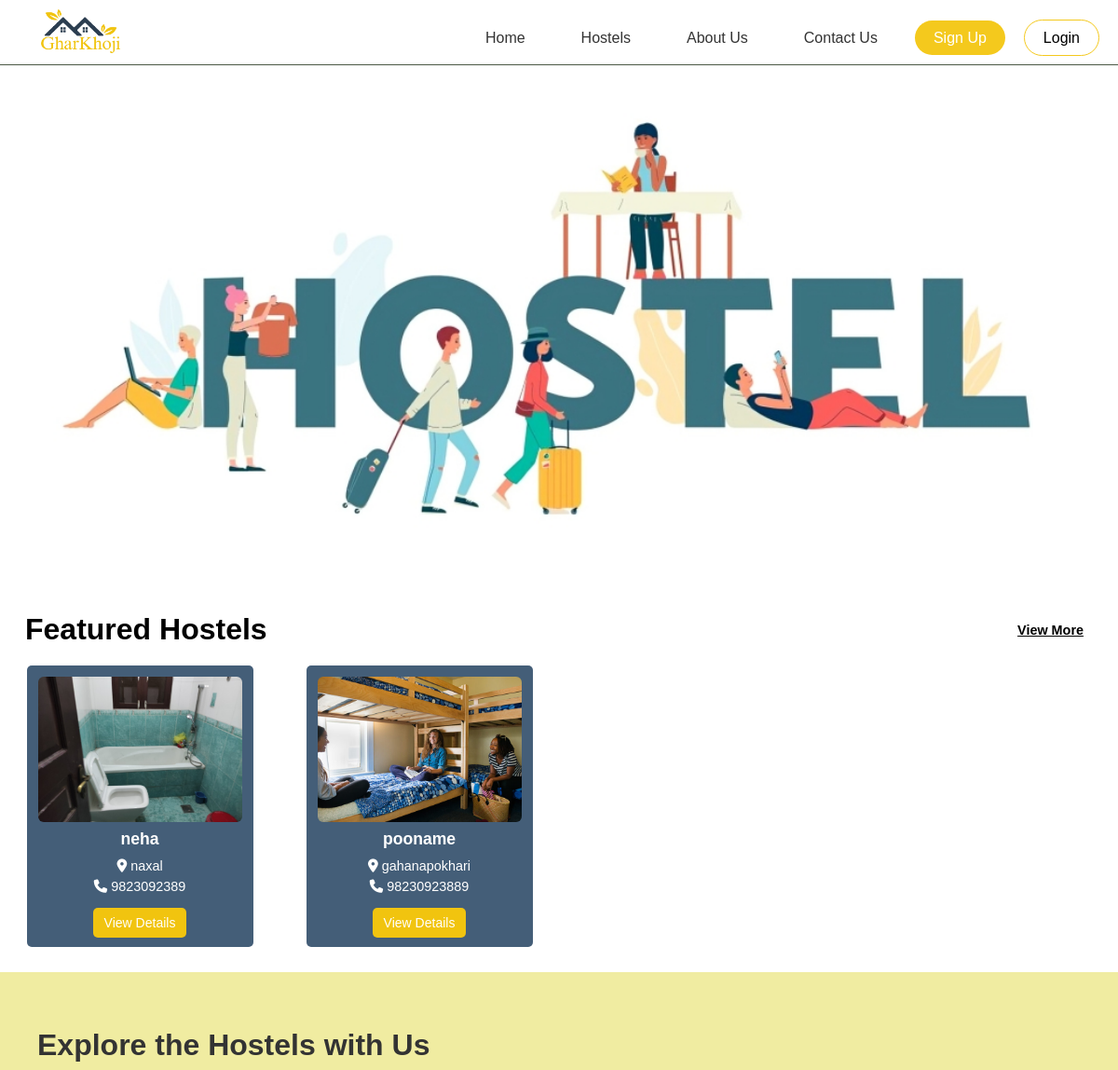
The app's page / (upper part), older data.
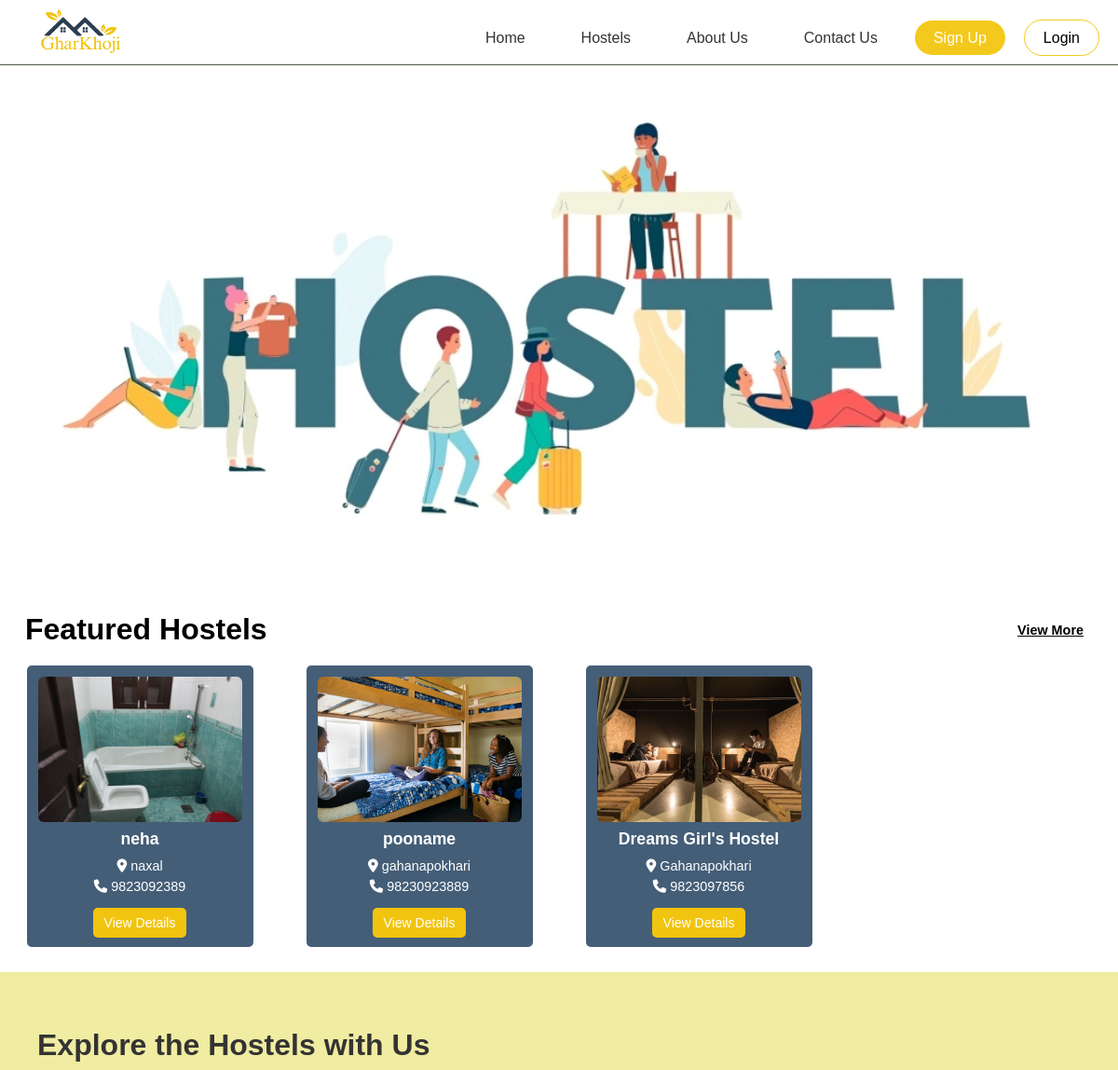
The same page, newer data.
### app/models.py (models this page shows, shortened)
class HostelProperty(models.Model):
    HOSTEL_TYPES = [
        ('Boy', 'Boy'),
        ('Girl', 'Girl')
    ]
    STATUS_CHOICES = [('pending', 'Pending'), ('approved', 'Approved'), ('rejected', 'Rejected')]
    AVAILABILITY_STATUS = [
        ('available', 'Available'),
        ('unavailable', 'Unavailable')
    ]
    unique_id = models.CharField(max_length=10, unique=True, editable=False)
    title = models.CharField(max_length=255)
    hostel_type = models.CharField(max_length=10, choices=HOSTEL_TYPES)
    description = models.TextField()
    phone_number = models.CharField(max_length=15)
    email = models.EmailField()
    location = models.CharField(max_length=255)
    latitude = models.FloatField(null=True, blank=True)
    longitude = models.FloatField(null=True, blank=True)
    single_beds = models.PositiveIntegerField()
    shared_2_beds = models.PositiveIntegerField()
    shared_3_beds = models.PositiveIntegerField()
    price_single_bed = models.DecimalField(max_digits=10, decimal_places=2)
    price_shared_2_beds = models.DecimalField(max_digits=10, decimal_places=2)
    price_shared_3_beds = models.DecimalField(max_digits=10, decimal_places=2)
    availability = models.CharField(max_length=15, choices=AVAILABILITY_STATUS)
    rules = models.TextField()
    pan_number = models.CharField(max_length=50)
    amenities = models.TextField()  # Store as JSON or comma-separated values
    approval_status = models.CharField(max_length=10, choices=STATUS_CHOICES, default='pending')
    created_at = models.DateTimeField(auto_now_add=True)
    class Meta:
        verbose_name_plural = "Hostel Details"

class HostelImage(models.Model):
    hostel = models.ForeignKey(HostelProperty, on_delete=models.CASCADE, related_name='images')
    image = models.ImageField(upload_to='hostel_images/')

### app/views.py (the view)
# urls.py: path('', views.HomePage, name='home'),
def HomePage(request):
    Hostels = HostelProperty.objects.filter(approval_status='approved')  # Only fetch approved properties initially
    return render(request, 'home.html', {'Hostels':Hostels})

### templates/home.html (shortened to what this page needs)
{% extends "base.html" %}
{% load static %}
{% block styles %}
  <link rel="stylesheet" href="{% static 'css/home.css' %}">
  <link rel="stylesheet" href="https://unpkg.com/leaflet@1.9.4/dist/leaflet.css"
/>
{% endblock styles%}
{%block content %}
    <main>
        <section class="image">
            <div class="hostel-image-container">
                <img src="{% static 'img/hostel1.png' %}" alt="GharKhoji Banner">
            </div>
        </section>
        <section class="featured-hostels">
            <div class="header-row">
                <h2>Featured Hostels</h2>
                <h4>View More</h4>
            </div>
            <div class="outer-card">
                {% for hostel in Hostels %}
                  <div class="inner-card">
                    <div class="image-wrapper">
                      {% if hostel.images.all %}
                      <img src="{{ hostel.images.first.image.url }}" alt="{{ hostel.title }}">
                  {% else %}
                      <img src="{% static 'img/image.jpg' %}" alt="Default Image">
                  {% endif %}
                    </div>
                    <div class="content">
                      <p>{{ hostel.title }}</p>
                      <span><i class="fa-solid fa-location-dot"></i> {{ hostel.location }}</span>
                      <span><i class="fa-solid fa-phone"></i> {{ hostel.phone_number }}</span>
                    </div>
                    <div class="view-details-container">
                      <a href="{% url 'hosteldetails' hostel.id %}"><button class="view-details-btn">View Details</button></a>
                    </div>
                  </div>
                {% empty %}
                  <p>No hostels available at the moment.</p>
                {% endfor %}
              </div>
        </section>
        <section class="explore-section">
            <div class="explore-content">
              <div class="explore-info">
                <h2>Explore the Hostels with Us</h2>
              </div>
              <div class="explore-image">
              </div>
            </div>
        </section>
    </main>
    {% endblock %}

Row changes from the older to the newer data that the page shows:
added HostelProperty: images.first.image (picture), title "Dreams Girl's Hostel", location "Gahanapokhari", phone_number "9823097856"
